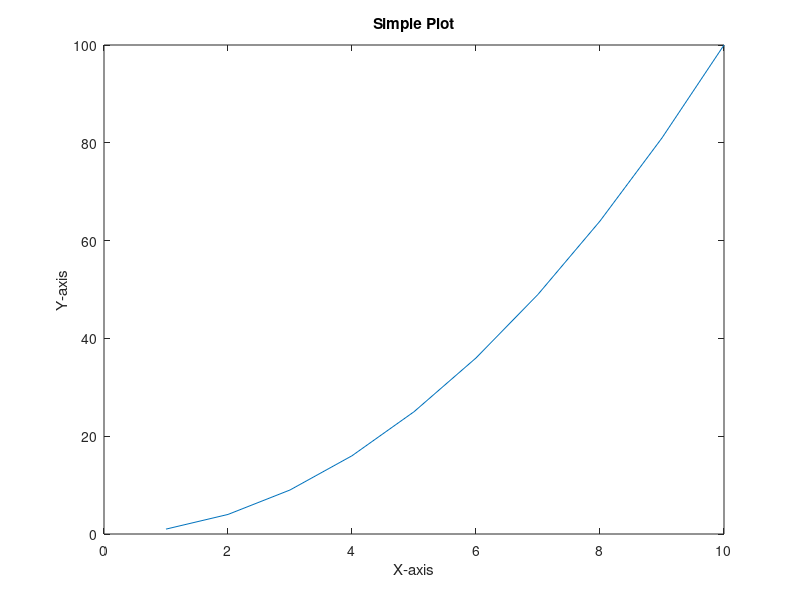

MATLAB code to generate this figure:
% Display Hello World
disp('Hello, World!');


% Assigning values to variables
x = 5;
y = 10;

% Performing arithmetic operations
sum_result = x + y;
product_result = x * y;

% Displaying variables
disp(sum_result);
disp(product_result);


% Creating a vector
vector = [1, 2, 3, 4, 5];

% Accessing elements of a vector
disp(vector(1)); % Access the first element
disp(vector(3)); % Access the third element

% Matrix operations
A = [1, 2, 3; 4, 5, 6; 7, 8, 9];
B = [9, 8, 7; 6, 5, 4; 3, 2, 1];
result_matrix = A * B;


% If statement
age = 18;
if age >= 18
    disp('You are an adult.');
else
    disp('You are not yet an adult.');
end



% For loop
for i = 1:5
    disp(i);
end

% While loop
count = 1;
while count <= 5
    disp(count);
    count = count + 1;
end



% Define a function
function result = calculate_square(x)
    result = x^2;
end

% Call the function
square = calculate_square(4);
disp(square);



% Creating a simple plot
x = 1:10;
y = x.^2;
plot(x, y);
xlabel('X-axis');
ylabel('Y-axis');
title('Simple Plot');



